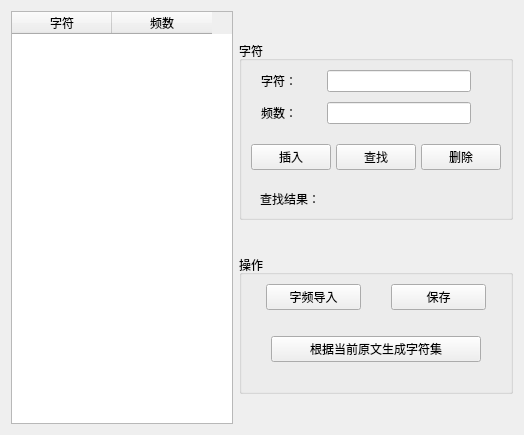
<?xml version="1.0" encoding="UTF-8"?>
<ui version="4.0">
 <class>Form</class>
 <widget class="QWidget" name="Form">
  <property name="geometry">
   <rect>
    <x>0</x>
    <y>0</y>
    <width>524</width>
    <height>435</height>
   </rect>
  </property>
  <property name="windowTitle">
   <string>字符集</string>
  </property>
  <layout class="QHBoxLayout" name="horizontalLayout_5">
   <item>
    <layout class="QHBoxLayout" name="horizontalLayout_4">
     <item>
      <widget class="QTableWidget" name="tableWidget">
       <column>
        <property name="text">
         <string>字符</string>
        </property>
       </column>
       <column>
        <property name="text">
         <string>频数</string>
        </property>
       </column>
      </widget>
     </item>
     <item>
      <layout class="QVBoxLayout" name="verticalLayout" stretch="6,2,4">
       <property name="topMargin">
        <number>30</number>
       </property>
       <property name="bottomMargin">
        <number>30</number>
       </property>
       <item>
        <widget class="QGroupBox" name="groupBox">
         <property name="title">
          <string>字符</string>
         </property>
         <layout class="QHBoxLayout" name="horizontalLayout">
          <item>
           <layout class="QVBoxLayout" name="verticalLayout_2">
            <property name="spacing">
             <number>20</number>
            </property>
            <item>
             <layout class="QGridLayout" name="gridLayout">
              <property name="leftMargin">
               <number>10</number>
              </property>
              <property name="rightMargin">
               <number>30</number>
              </property>
              <property name="horizontalSpacing">
               <number>30</number>
              </property>
              <property name="verticalSpacing">
               <number>10</number>
              </property>
              <item row="1" column="0">
               <widget class="QLabel" name="label_2">
                <property name="text">
                 <string>频数：</string>
                </property>
               </widget>
              </item>
              <item row="0" column="0">
               <widget class="QLabel" name="label">
                <property name="text">
                 <string>字符：</string>
                </property>
               </widget>
              </item>
              <item row="1" column="1">
               <widget class="QLineEdit" name="frequencyEdit"/>
              </item>
              <item row="0" column="1">
               <widget class="QLineEdit" name="wordFrequencyEdit"/>
              </item>
             </layout>
            </item>
            <item>
             <layout class="QHBoxLayout" name="horizontalLayout_3">
              <property name="spacing">
               <number>5</number>
              </property>
              <item>
               <widget class="QPushButton" name="addButton">
                <property name="text">
                 <string>插入</string>
                </property>
               </widget>
              </item>
              <item>
               <widget class="QPushButton" name="findButton">
                <property name="text">
                 <string>查找</string>
                </property>
               </widget>
              </item>
              <item>
               <widget class="QPushButton" name="deleteButton">
                <property name="text">
                 <string>删除</string>
                </property>
               </widget>
              </item>
             </layout>
            </item>
            <item>
             <layout class="QHBoxLayout" name="horizontalLayout_7">
              <property name="leftMargin">
               <number>9</number>
              </property>
              <property name="rightMargin">
               <number>100</number>
              </property>
              <property name="bottomMargin">
               <number>0</number>
              </property>
              <item>
               <widget class="QLabel" name="label_3">
                <property name="text">
                 <string>查找结果：</string>
                </property>
               </widget>
              </item>
              <item>
               <widget class="QLabel" name="resultLabel">
                <property name="text">
                 <string/>
                </property>
               </widget>
              </item>
             </layout>
            </item>
           </layout>
          </item>
         </layout>
        </widget>
       </item>
       <item>
        <spacer name="verticalSpacer">
         <property name="orientation">
          <enum>Qt::Vertical</enum>
         </property>
         <property name="sizeHint" stdset="0">
          <size>
           <width>20</width>
           <height>40</height>
          </size>
         </property>
        </spacer>
       </item>
       <item>
        <widget class="QGroupBox" name="groupBox_2">
         <property name="title">
          <string>操作</string>
         </property>
         <layout class="QVBoxLayout" name="verticalLayout_3">
          <item>
           <layout class="QHBoxLayout" name="horizontalLayout_2">
            <property name="spacing">
             <number>30</number>
            </property>
            <property name="leftMargin">
             <number>15</number>
            </property>
            <property name="rightMargin">
             <number>15</number>
            </property>
            <property name="bottomMargin">
             <number>20</number>
            </property>
            <item>
             <widget class="QPushButton" name="inputWordFrequencyButton">
              <property name="text">
               <string>字频导入</string>
              </property>
             </widget>
            </item>
            <item>
             <widget class="QPushButton" name="saveButton">
              <property name="text">
               <string>保存</string>
              </property>
             </widget>
            </item>
           </layout>
          </item>
          <item>
           <layout class="QHBoxLayout" name="horizontalLayout_6">
            <property name="spacing">
             <number>0</number>
            </property>
            <property name="leftMargin">
             <number>20</number>
            </property>
            <property name="topMargin">
             <number>0</number>
            </property>
            <property name="rightMargin">
             <number>20</number>
            </property>
            <property name="bottomMargin">
             <number>20</number>
            </property>
            <item>
             <widget class="QPushButton" name="generateButton">
              <property name="text">
               <string>根据当前原文生成字符集</string>
              </property>
             </widget>
            </item>
           </layout>
          </item>
         </layout>
        </widget>
       </item>
      </layout>
     </item>
    </layout>
   </item>
  </layout>
 </widget>
 <resources/>
 <connections/>
</ui>
